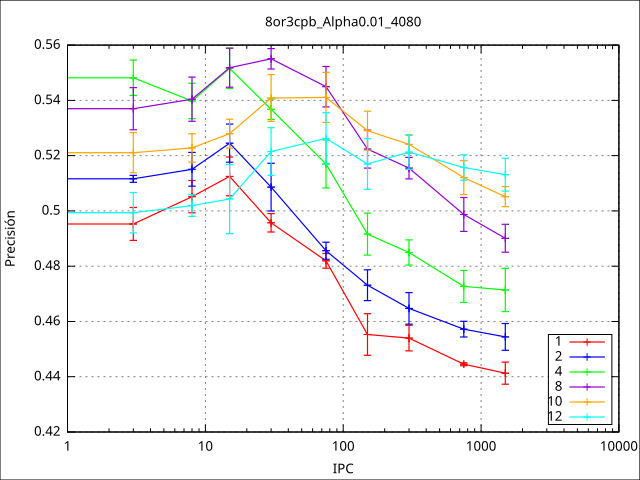

The script that saved this image:
set terminal svg size 640,480 fname 'Verdana' fsize 10
set object 1 rect from screen 0, 0, 0 to screen 1, 1, 0 behind
set object 1 rect fc  rgb 'white' fillstyle solid 1.0
set output './best_mean.svg'
set grid
set key box right bottom
set title '8or3cpb_Alpha0.01_4080'
set logscale x
set yrange [:0.56] 
set xlabel 'IPC'
set ylabel 'Precisión'
set style line 1  lc rgb 'red' lt 1 lw 1.2
set style line 2  lc rgb 'blue' lt 1 lw 1.2
set style line 4  lc rgb 'green' lt 1 lw 1.2
set style line 8  lc rgb 'dark-violet' lt 1 lw 1.2
set style line 10  lc rgb 'orange' lt 1 lw 1.2
set style line 12  lc rgb 'cyan' lt 1 lw 1.2
set style line 100  lc rgb 'black' lt 1 lw 1.2

plot './best_mean.txt' using 1:2 with linespoints ls 1 title '1', \
'' using 1:2:9 with yerrorbars  ls 1 notitle, \
'' using 1:3 with linespoints ls 2 title '2', \
'' using 1:3:10 with yerrorbars  ls 2 notitle, \
'' using 1:4 with linespoints ls 4 title '4', \
'' using 1:4:11 with yerrorbars  ls 4 notitle, \
'' using 1:5 with linespoints ls 8 title '8', \
'' using 1:5:12 with yerrorbars  ls 8 notitle, \
'' using 1:6 with linespoints ls 10 title '10', \
'' using 1:6:13 with yerrorbars  ls 10 notitle, \
'' using 1:7 with linespoints ls 12 title '12', \
'' using 1:7:14 with yerrorbars  ls 12 notitle, \
#'' using 1:8 with lines ls 100 title 'baseline', \
